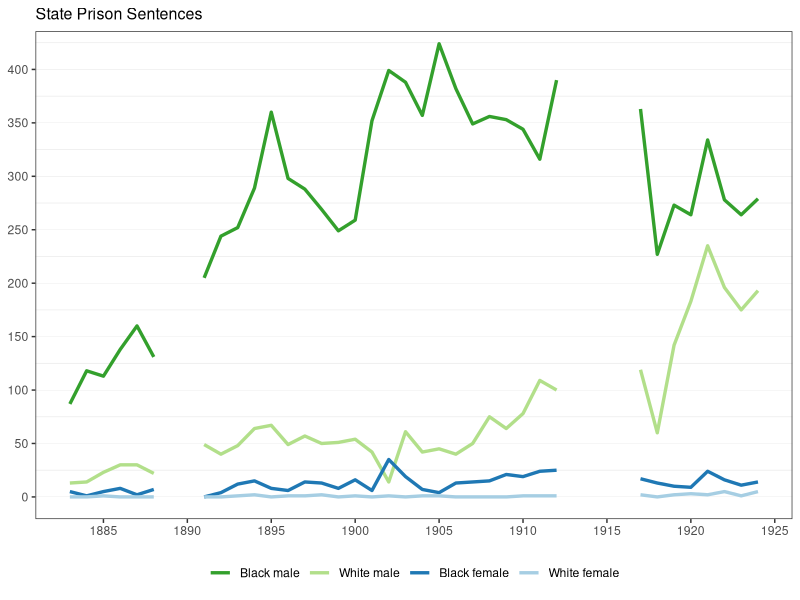
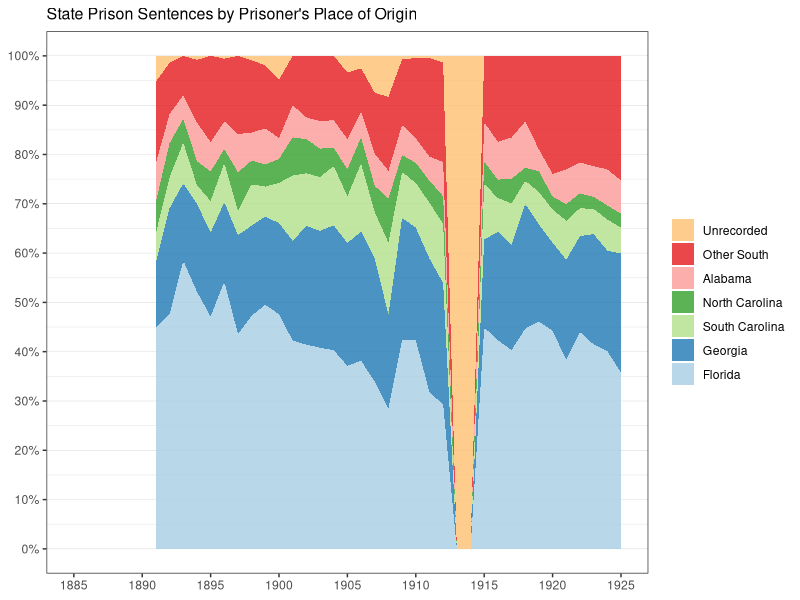

Generate these figures, in order, with R:



library(tidyverse)
library(gridExtra)

penal_data <- read_csv("data/prisoner_char.csv")
#
# state prison sentences by race and gender, 1883-1925 ====

sentencing_plot <- penal_data %>%
  gather(key = rage, value = prisoners, -year) %>%
  mutate(rage = 
          factor(rage, ordered = TRUE, 
          levels = c("black_male", "white_male", "black_female", "white_female"))
         ) %>%
  filter(year > 1882 & year < 1925) %>%
  
 ggplot( aes(year, prisoners)) +
  geom_line(aes(color=rage), stat="identity", size=1.15) +
  scale_x_continuous(breaks = seq(1885, 1925, 5), 
                     labels=seq(1885, 1925, 5),
                     name = NULL) +
  scale_y_continuous(breaks = seq(0, 500, 50),
    name = NULL) +
  scale_color_brewer(type = "qual", 
                     palette = "Paired", 
                     breaks = c("black_male", "white_male", "black_female", "white_female"),
                     labels = c("Black male", "White male", "Black female", "White female"),
                     direction = -1) +
  ggtitle("State Prison Sentences") +
  theme_bw() +
  theme(axis.title = element_text(size=11),
        panel.grid.major.x = element_blank(), 
        panel.grid.minor.x  = element_blank(),
        panel.grid.major.y = element_line( size=.05, color="grey" ),
        plot.title = element_text(size=11.5), 
        plot.caption = element_text(size = 8, hjust=0.5)) +
  theme(legend.position = "bottom",
        legend.title = element_blank()) +
  coord_cartesian(ylim = c(0, 415)) 

ggsave("figures/figure1-sentences-by-race-gender.png", 
       sentencing_plot,
       width = 7.5, height = 6, dpi = 650)



# pardons by race ====

  # calculate pardon rates
penal_data <- penal_data %>% 
  dplyr::filter(year > 1890) %>%
  mutate(p.rate = pardons / total_sentences,
         p.rate.w = pardons_white / (white_male + white_female),
         p.rate.b = pardons_black / (black_male + black_female) ) 

  # summary pardon rates by race. 
white.rate = sum(penal_data$pardons_white,na.rm=T) / (sum(penal_data$white_male,na.rm=T) +
                                             sum(penal_data$white_female,na.rm=T))
black.rate = sum(penal_data$pardons_black,na.rm=T) / (sum(penal_data$black_male,na.rm=T) +
                                                     sum(penal_data$black_female,na.rm=T))
  # Pardon rate for whites is more than double that of blacks.
white.rate/black.rate

  # number of pardons
plot_raw <- penal_data %>% 
  dplyr::select(year, pardons, pardons_white, pardons_black) %>%
  tidyr::gather(key=race, value=pardons, -year) %>%
  arrange(year) %>%
  mutate(race = factor(race, ordered = TRUE,
                     levels = c("pardons", "pardons_white", "pardons_black"))) %>%
  ggplot(aes(x = year, y = pardons, col = race)) +
  geom_line(lwd=1.25) +
  scale_x_continuous(breaks = seq(1890, 1930, 5),
                     lim =c(1890, 1925)) +
  scale_y_continuous(breaks = seq(0, 175, 25)) +
  labs(y = NULL, legend = "", x = NULL) + 
  scale_color_manual(breaks = c("pardons", "pardons_white", "pardons_black"),
                     values = c('#33a02c', '#1f78b4', '#a6cee3'),
                     labels = c("Total", "White", "Black"),
                     name = NULL) +
  ggtitle("Pardons") +
  theme_bw() + 
  theme(axis.title = element_text(size=10),
        panel.grid.major.x = element_blank(), 
        panel.grid.minor.x  = element_blank(),
        panel.grid.major.y = element_line( size=.05, color="grey" ),
        plot.title = element_text(size=11.5), 
        plot.caption = element_text(size = 8, hjust=0.5)) +
  theme(legend.position = "bottom") +
  coord_cartesian(ylim = c(0, 130)) 

  # pardon rate
plot_rate <- penal_data %>% 
  dplyr::select(year, p.rate, p.rate.w, p.rate.b) %>%
  tidyr::gather(key=race, value=pardons, -year) %>%
  arrange(year) %>%
  mutate(race = factor(race, ordered = TRUE,
                       levels = c("p.rate", "p.rate.w", "p.rate.b"))) %>%
  ggplot(aes(x = year, y = pardons, col = race)) +
  # geom_line(lwd=.5, alpha = .5) +
  scale_x_continuous(breaks = seq(1890, 1930, 5),
                     lim =c(1890, 1925)) +
  scale_y_continuous(breaks = seq(0, 3, .1), 
                     labels= seq(0, 3, .1),
                     lim = c(0, 100)) +
  labs(y = NULL, legend = "", x = NULL) + 
  scale_color_manual(breaks = c("p.rate", "p.rate.w", "p.rate.b"),
                     values = c('#33a02c', '#1f78b4', '#a6cee3'),
                     labels = c("Total", "White", "Black"),
                     name = NULL) +
  ggtitle("Smoothed pardon rates") +
  theme_bw() + 
  theme(axis.title = element_text(size=10),
        panel.grid.major.x = element_blank(), 
        panel.grid.minor.x  = element_blank(),
        panel.grid.major.y = element_line( size=.05, color="grey" ),
        plot.title = element_text(size=11.5), 
        plot.caption = element_text(size = 8, hjust=0.5)) +
  theme(legend.position = "bottom") +
  stat_smooth( # smooth using cubic natural spline as the basis function
    method="lm", se=TRUE, fill=NA,
    formula=y ~ splines::ns(x, 3)) +
  coord_cartesian(ylim = c(0, .5)) 

pardon_plots <- gridExtra::arrangeGrob(plot_raw, plot_rate, ncol = 2)
ggsave("figures/pardons.png", 
       pardon_plots,
       width = 10, height = 6, dpi = 650)

# sentences by prisoner place of origin ====

  # 1899 data has a discrepancy in the original record.
  # the count of sentences by place of origin total 313,
  # whereas all other tables for the year state that there were 
  # 308 sentences that year.
  # The numbers will simply be reported as they are in the record, 
  # using the actual count of sentences rather than the sum of prisoners by origin.
origins <- dplyr::select(penal_data,
              year, florida, alabama, georgia, northcarolina, southcarolina,
              other_south, other_regioncountry, not_given) %>%
  mutate(other = other_south + other_regioncountry) %>%
  dplyr::select(-c(other_regioncountry, other_south))

year.col <- which(names(origins)=="year")
total_sents <- rowSums(origins[, -year.col], na.rm=T)
origins[, -year.col] <- purrr::map_df(origins[,-year.col], function(x){
  x/total_sents
} )

place_plot <- origins %>%
  tidyr::gather(key = origin, value = sentences, -year) %>%
  mutate(origin = factor(origin, ordered = TRUE,
                         levels = c("florida",
                                    "georgia",
                                    "southcarolina",
                                    "northcarolina",
                                    "alabama",
                                    "other",
                                    "not_given"))) %>%
  ggplot() +
  geom_area(aes(year, sentences, fill = origin),
            stat="identity",
            alpha = .8,
            position = position_stack(reverse = T)) + 
  scale_x_continuous(breaks = seq(1885, 1925, 5),
                     lim = c(1885, 1925)) +
  scale_y_continuous(breaks = seq(0, 100, .1),
    labels = scales::percent,
    name = NULL) +
  guides(fill = guide_legend(reverse=TRUE)) +
  labs(x=NULL, 
       y = NULL, 
       title = "State Prison Sentences by Prisoner's Place of Origin") +
  theme(axis.ticks.y = element_blank(), 
        axis.ticks.x=element_blank()) +
  theme_bw() +
  theme(panel.grid.major.x = element_blank(), 
        panel.grid.minor.x  = element_blank(),
        panel.grid.major.y = element_line( size=.1, color="grey" )) +
  scale_fill_brewer(
                    labels=c("Florida", 
                             "Georgia", 
                             "South Carolina",
                             "North Carolina",
                             "Alabama", 
                             "Other South",
                             "Unrecorded"),
                    palette = "Paired",
                    name = NULL) +
  theme(plot.title = element_text(size=11.5))

ggsave("figures/figure3-origins.png", 
       place_plot,
       width = 7.5, height = 6, dpi = 650)
